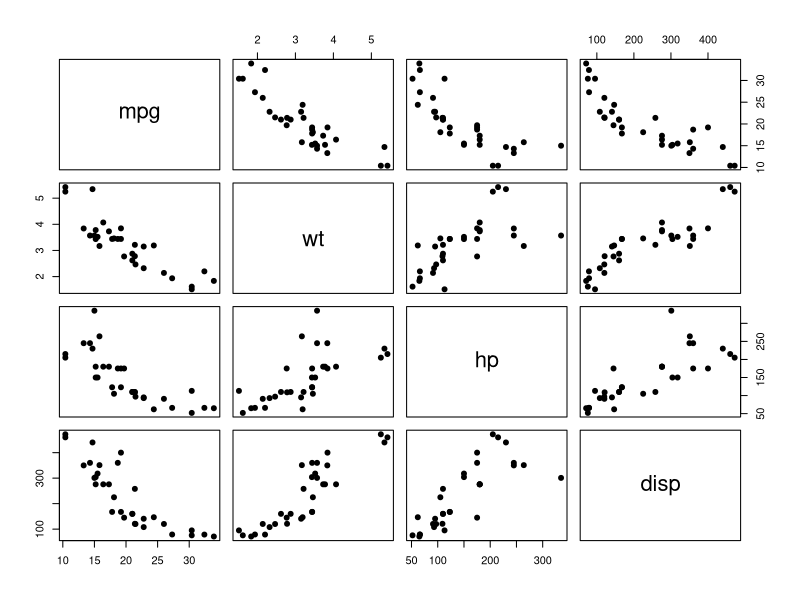

This figure's R source: (Note: this script raises an error after producing the figure.)
## ---- chunk 1
rm(list = ls())

data(mtcars)

datos <- mtcars[, c("mpg", "wt", "hp", "disp")]

head(datos)
str(datos)
summary(datos)
## ---- chunk 2
# Tu código
vars <- c("mpg","wt","hp","disp")          # sustituir nombres
pairs(datos[,vars],pch=19)  
## ---- chunk 3
# Tu código
R <- cor(datos) 
R
## ---- chunk 4
# Tu código
modelo <- lm(mpg ~ wt + hp + disp,data=datos)  # sustituir respuesta/predictores
summary(modelo); coef(modelo)
## ---- chunk 5
# Tu código
Y <- as.matrix(datos$mpg); X <- cbind(1,datos$wt,datos$hp,datos$disp)
beta_hat <- solve(t(X)%*%X)%*%t(X)%*%Y
beta_hat


## ---- chunk 6
# Tu código
modelo_AIC <- step(modelo,direction="both",trace=0)
modelo_BIC <- step(modelo,direction="both",trace=0,k=log(nrow(datos)))
formula(modelo_AIC); formula(modelo_BIC)
AIC(modelo); BIC(modelo)
## ---- chunk 7
# Tu código
modelo <- lm(mpg ~ wt + hp,data=datos)  # sustituir respuesta/predictores
summary(modelo); coef(modelo)
## ---- chunk 8
# Tu código
nuevo <- data.frame(x=c(wt=3, hp=150))                # sustituir valores
predict(modelo, newdata=nuevo, interval="confidence", level=0.95)
predict(modelo, newdata=nuevo, interval="prediction", level=0.95)
## ---- chunk 9
# Tu código
## ---- chunk 10
# Tu código
## ---- chunk 11
# Tu código
## ---- chunk 12
# Tu código
## ---- chunk 13
# Tu código
## ---- chunk 14
# Tu código
## ---- chunk 15
# Tu código
## ---- chunk 16
# Tu código
## ---- chunk 17
# Tu código
